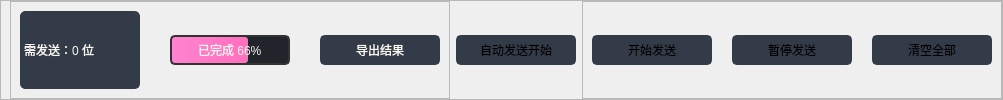
                      <widget class="QFrame" name="frame_sub_4">
                       <property name="styleSheet">
                        <string notr="true">QPushButton {
	border: 2px solid rgb(52, 59, 72);
	font: 12pt &quot;Segoe UI&quot;;
	border-radius: 5px;	
	background-color: rgb(52, 59, 72);
}

QPushButton:hover{
	background-color: rgb(40, 44, 52);
}

QPushButton:pressed {
	background-color: rgb(189, 147, 249);
}</string>
                       </property>
                       <property name="frameShape">
                        <enum>QFrame::StyledPanel</enum>
                       </property>
                       <property name="frameShadow">
                        <enum>QFrame::Raised</enum>
                       </property>
                       <layout class="QHBoxLayout" name="horizontalLayout_16">
                        <property name="leftMargin">
                         <number>9</number>
                        </property>
                        <property name="topMargin">
                         <number>0</number>
                        </property>
                        <property name="rightMargin">
                         <number>0</number>
                        </property>
                        <property name="bottomMargin">
                         <number>0</number>
                        </property>
                        <item alignment="Qt::AlignLeft">
                         <widget class="QFrame" name="frame_8">
                          <property name="styleSheet">
                           <string notr="true">font: 550 13pt &quot;Microsoft YaHei UI&quot;; color: #f8f8f2</string>
                          </property>
                          <property name="frameShape">
                           <enum>QFrame::StyledPanel</enum>
                          </property>
                          <property name="frameShadow">
                           <enum>QFrame::Raised</enum>
                          </property>
                          <layout class="QHBoxLayout" name="horizontalLayout_14">
                           <property name="spacing">
                            <number>30</number>
                           </property>
                           <item>
                            <widget class="QLabel" name="task_label">
                             <property name="minimumSize">
                              <size>
                               <width>120</width>
                               <height>30</height>
                              </size>
                             </property>
                             <property name="styleSheet">
                              <string notr="true">border: 1px solid rgb(52, 59, 72); border-radius: 5px; background-color: rgb(52, 59, 72);

</string>
                             </property>
                             <property name="text">
                              <string>需发送：0 位</string>
                             </property>
                            </widget>
                           </item>
                           <item alignment="Qt::AlignLeft">
                            <widget class="QProgressBar" name="task_progress_bar">
                             <property name="minimumSize">
                              <size>
                               <width>120</width>
                               <height>30</height>
                              </size>
                             </property>
                             <property name="styleSheet">
                              <string notr="true">QProgressBar {
    border: 2px solid #333;
    border-radius: 5px;
	text-align: center;
	background-color: #21252B;
}

QProgressBar::chunk {
    border-radius: 3px;
    background-color: qlineargradient(x1:0, y1:0, x2:1, y2:0,  stop:0 rgb(255, 131, 208), stop:1 rgb(255, 111, 188));
}
</string>
                             </property>
                             <property name="value">
                              <number>66</number>
                             </property>
                             <property name="textDirection">
                              <enum>QProgressBar::TopToBottom</enum>
                             </property>
                             <property name="format">
                              <string>已完成 %p%</string>
                             </property>
                            </widget>
                           </item>
                           <item alignment="Qt::AlignRight">
                            <widget class="QPushButton" name="btn_export_result">
                             <property name="minimumSize">
                              <size>
                               <width>120</width>
                               <height>30</height>
                              </size>
                             </property>
                             <property name="cursor">
                              <cursorShape>PointingHandCursor</cursorShape>
                             </property>
                             <property name="styleSheet">
                              <string notr="true"/>
                             </property>
                             <property name="text">
                              <string>导出结果</string>
                             </property>
                             <property name="icon">
                              <iconset resource="../resources.qrc">
                               <normaloff>:/icons/icons/cil-data-transfer-up.png</normaloff>:/icons/icons/cil-data-transfer-up.png</iconset>
                             </property>
                            </widget>
                           </item>
                          </layout>
                         </widget>
                        </item>
                        <item>
                         <widget class="QPushButton" name="btn_send_msg_2">
                          <property name="minimumSize">
                           <size>
                            <width>120</width>
                            <height>30</height>
                           </size>
                          </property>
                          <property name="maximumSize">
                           <size>
                            <width>16777215</width>
                            <height>16777215</height>
                           </size>
                          </property>
                          <property name="cursor">
                           <cursorShape>PointingHandCursor</cursorShape>
                          </property>
                          <property name="styleSheet">
                           <string notr="true"/>
                          </property>
                          <property name="text">
                           <string>自动发送开始</string>
                          </property>
                          <property name="icon">
                           <iconset resource="../resources.qrc">
                            <normaloff>:/icons/icons/cil-chat-bubble.png</normaloff>:/icons/icons/cil-chat-bubble.png</iconset>
                          </property>
                         </widget>
                        </item>
                        <item alignment="Qt::AlignRight">
                         <widget class="QFrame" name="frame_20">
                          <property name="styleSheet">
                           <string notr="true"/>
                          </property>
                          <property name="frameShape">
                           <enum>QFrame::StyledPanel</enum>
                          </property>
                          <property name="frameShadow">
                           <enum>QFrame::Raised</enum>
                          </property>
                          <layout class="QHBoxLayout" name="horizontalLayout_13">
                           <property name="spacing">
                            <number>20</number>
                           </property>
                           <item>
                            <widget class="QPushButton" name="btn_send_msg">
                             <property name="minimumSize">
                              <size>
                               <width>120</width>
                               <height>30</height>
                              </size>
                             </property>
                             <property name="maximumSize">
                              <size>
                               <width>16777215</width>
                               <height>16777215</height>
                              </size>
                             </property>
                             <property name="cursor">
                              <cursorShape>PointingHandCursor</cursorShape>
                             </property>
                             <property name="styleSheet">
                              <string notr="true"/>
                             </property>
                             <property name="text">
                              <string>开始发送</string>
                             </property>
                             <property name="icon">
                              <iconset resource="../resources.qrc">
                               <normaloff>:/icons/icons/cil-chat-bubble.png</normaloff>:/icons/icons/cil-chat-bubble.png</iconset>
                             </property>
                            </widget>
                           </item>
                           <item alignment="Qt::AlignHCenter">
                            <widget class="QPushButton" name="btn_pause_send">
                             <property name="minimumSize">
                              <size>
                               <width>120</width>
                               <height>30</height>
                              </size>
                             </property>
                             <property name="cursor">
                              <cursorShape>PointingHandCursor</cursorShape>
                             </property>
                             <property name="styleSheet">
                              <string notr="true"/>
                             </property>
                             <property name="text">
                              <string>暂停发送</string>
                             </property>
                             <property name="icon">
                              <iconset resource="../resources.qrc">
                               <normaloff>:/icons/icons/cil-media-pause.png</normaloff>:/icons/icons/cil-media-pause.png</iconset>
                             </property>
                            </widget>
                           </item>
                           <item>
                            <widget class="QPushButton" name="btn_clear_all">
                             <property name="minimumSize">
                              <size>
                               <width>120</width>
                               <height>30</height>
                              </size>
                             </property>
                             <property name="cursor">
                              <cursorShape>PointingHandCursor</cursorShape>
                             </property>
                             <property name="styleSheet">
                              <string notr="true"/>
                             </property>
                             <property name="text">
                              <string>清空全部</string>
                             </property>
                             <property name="icon">
                              <iconset resource="../resources.qrc">
                               <normaloff>:/icons/icons/cil-x-circle.png</normaloff>:/icons/icons/cil-x-circle.png</iconset>
                             </property>
                            </widget>
                           </item>
                          </layout>
                         </widget>
                        </item>
                       </layout>
                      </widget>
